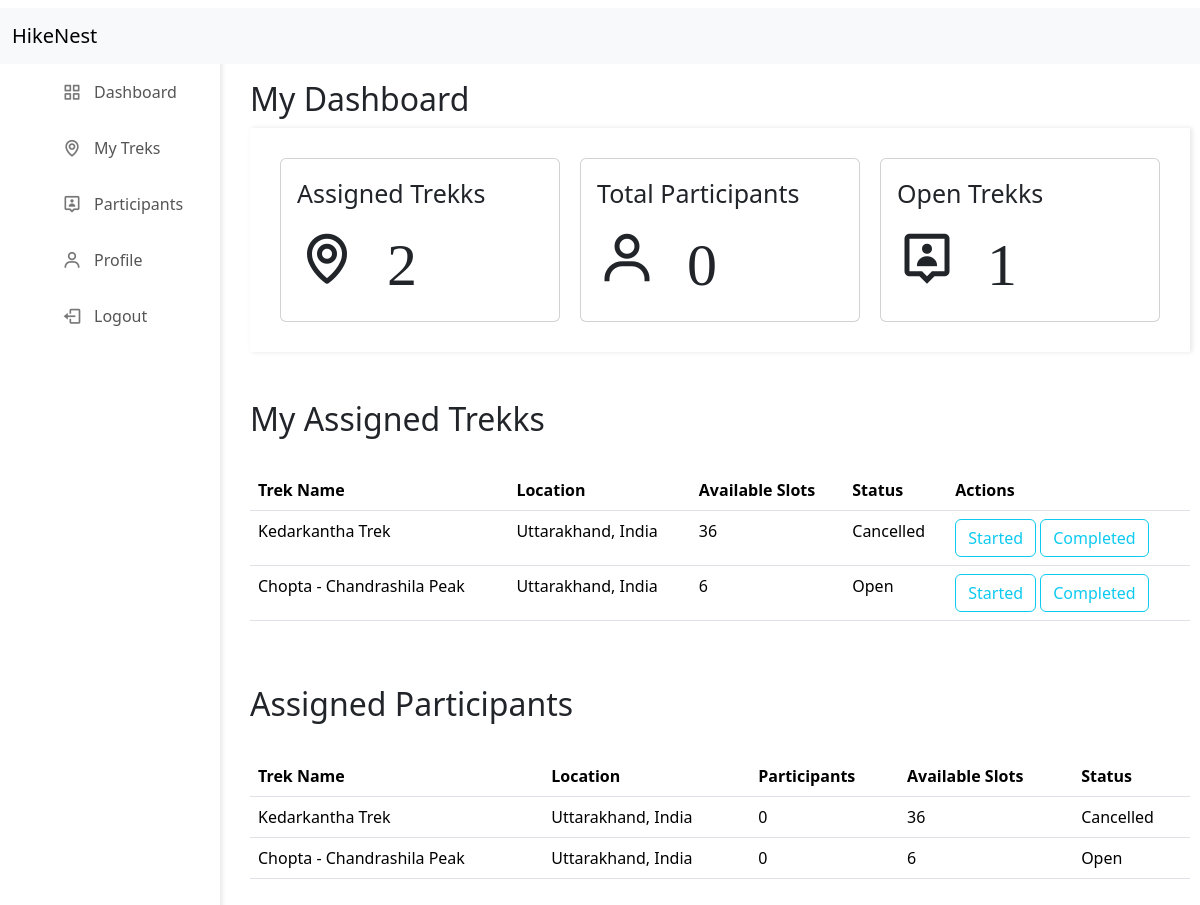
Screenshot of /staff_dashboard/3 (signed in) with the database file from the repository.
### application/models.py (models this page shows)
class Trek(db.Model):
    __tablename__ = 'trek'
    id = db.Column(db.Integer(), primary_key = True, autoincrement = True)
    trek_name = db.Column(db.String(),  nullable = False)
    location = db.Column(db.String(),  nullable = False)
    difficulty = db.Column(db.String(),  nullable = False)
    duration = db.Column(db.String(),  nullable = False)
    available_slots = db.Column(db.Integer(),  nullable = False)
    assigned_staff_id = db.Column(db.Integer(), db.ForeignKey('staff.id'),  nullable = False)
    start_date = db.Column(db.Date(),  nullable = False)
    end_date = db.Column(db.Date(),  nullable = False)
    status = db.Column(db.String(),  nullable = False)
    description = db.Column(db.String(),  nullable = False)
    bookings = db.relationship("Booking", backref = "trek")

### application/controllers.py (the view)
@app.route("/staff_dashboard/<int:staff_id>")
def staff_dashboard(staff_id):
    this_staff = Staff.query.filter_by(id = staff_id).first()
    assigned_trek = Trek.query.filter_by(assigned_staff_id = staff_id).all()
    total_trek = len(Trek.query.filter_by(assigned_staff_id = staff_id).all())
    open_trek = len(Trek.query.filter_by(assigned_staff_id = staff_id, status = 'Open').all())
    total_bookings = len(Booking.query.join(Trek).filter(Trek.assigned_staff_id == staff_id, Booking.status == 'Booked').all())
    trek_participants = {}
    for trek in assigned_trek:
        count = Booking.query.filter_by(
            trek_id=trek.id,
            status="Booked"
        ).count()
        trek_participants[trek.id] = count
    return render_template("staff_dashboard.html" ,this_staff = this_staff, assigned_trek = assigned_trek, total_trek = total_trek, open_trek = open_trek,total_bookings = total_bookings, trek_participants = trek_participants)

### templates/staff_dashboard.html (shortened to what this page needs)
<!DOCTYPE html>
<html>
    <head>
        <link rel="stylesheet" href="/static/dashboard.css">
        <link href="https://cdn.jsdelivr.net/npm/bootstrap@5.3.8/dist/css/bootstrap.min.css" rel="stylesheet">
        <link rel="stylesheet" href="https://cdn.jsdelivr.net/npm/boxicons@latest/css/boxicons.min.css">
    </head>
    <body>
        <div class="sidebar">
            <ul class="nav-links">
                <li><a href="/staff_dashboard/{{this_staff.id}}"><i class="bx bx-grid-alt"></i> Dashboard</a></li>
                <li><a href="/staff_trek/{{this_staff.id}}"><i class="bx bx-map"></i>My Treks</a></li>
                <li><a href="/staff_participants/{{this_staff.id}}"><i class="bx bx-user-pin"></i>Participants</a></li>
                <li><a href="/staff_profile/{{this_staff.id}}"><i class="bx bx-user"></i>Profile</a></li>
                <li><a href="/logout" class="logout"><i class="bx bx-log-out"></i> Logout</a></li>
            </ul>
        </div>
        <div class="navbar" style = "position : fixed; ">
            <nav class="navbar bg-body-tertiary" >
                <div class="container-fluid">
                    <a class="navbar-brand">HikeNest</a>
                </div>
            </nav>
        </div>
        <div class = "canvas" >
            <h2>My Dashboard</h2>
            <div class = "content"  >
                <a href="/staff_trek/{{this_staff.id}}">
                <div class="card" >
                    <div class="card-body">
                        <p class="card-text" >Assigned Trekks</p>
                        <i class="bx bx-map"><p>{{total_trek}}</p></i>
                    </div>
                </div>
                </a>
                <a href="/staff_participants/{{this_staff.id}}">
                <div class="card" >
                    <div class="card-body">
                        <p class="card-text">Total Participants</p>
                        <i class="bx bx-user"><p>{{total_bookings}}</p></i>
                    </div>
                </div>
                </a>
                <a href="/staff_trek/{{this_staff.id}}">
                <div class="card" >
                    <div class="card-body">
                        <p class="card-text">Open Trekks</p>
                        <i class="bx bx-user-pin"><p>{{open_trek}}</p></i>
                    </div>
                </div>
                </a>
            </div><br><br>
            <h2>My Assigned Trekks</h2><br>
            <div class = "table">
                <table class="table table-hover" >
                    <thead>
                        <tr>
                            <th scope="row">Trek Name</th>
                            <th scope="row">Location</th>
                            <th scope="row">Available Slots</th>
                            <th scope="row">Status</th>
                            <th scope="row">Actions</th>
                        </tr>
                    </thead>
                    <tbody>
                        {% if assigned_trek %}
                            {% for trek in assigned_trek %}
                            <tr>
                                <td>{{trek.trek_name}}</td>
                                <td>{{trek.location}}</td>
                                <td>{{trek.available_slots}}</td>
                                <td>{{trek.status}}</td>
                                <td><a href = "/trek_started/{{this_staff.id}}/{{trek.id}}" class="btn btn-outline-info">Started</a>
                                    <a href = "/trek_completed/{{this_staff.id}}/{{trek.id}}" class="btn btn-outline-info">Completed</a></td>
                            </tr>
                            {% endfor %}
                        {% else %}
                        <tr>
                            <td colspan="9" class="text-center">
                                There is no data.
                            </td>
                        </tr>
                        {% endif %}
                    </tbody>
                </table>
            </div><br><br>
            <h2>Assigned Participants</h2><br>
            <div class = "table">
                <table class="table table-hover" >
                    <thead>
                        <tr>
                            <th scope="row">Trek Name</th>
                            <th scope="row">Location</th>
                            <th scope="row">Participants</th>
                            <th scope="row">Available Slots</th>
                            <th scope="row">Status</th>
                        </tr>
                    </thead>
                    <tbody>
                        {% if assigned_trek %}
                            {% for trek in assigned_trek %}
                            <tr>
                                <td>{{trek.trek_name}}</td>
                                <td>{{trek.location}}</td>
                                <td>{{trek_participants[trek.id]}}</td>
                                <td>{{trek.available_slots }}</td>
                                <td>{{trek.status}}</td>
                            </tr>
                            {% endfor %}
                        {% else %}
                        <tr>
                            <td colspan="9" class="text-center">
                                There is no data.
                            </td>
                        </tr>
                        {% endif %}
                    </tbody>
                </table>
            </div>
        </div>
    </body>
</html>

### static/dashboard.css (style rules this page uses)
* { margin: 0; padding: 0; box-sizing: border-box; }
body { background-color: #f4f5f7; }
.sidebar { margin-top: 50px; position: fixed; top: 0; left: 0; height: 100%; width: 220px; background-color: #ffffff; box-shadow: 2px 0px 5px rgba(0,0,0,0.1); padding: 20px; }
.nav-links { list-style: none; }
.nav-links li { margin-bottom: 12px; }
.nav-links li a { display: flex; align-items: center; text-decoration: none; color: #555555; font-size: 16px; padding: 10px; border-radius: 6px; }
.nav-links li a i { font-size: 20px; margin-right: 12px; color: #777777; }
.navbar { top: 0; margin-top: 0px; width: 100%; position:fixed; text-decoration: none; }
.canvas { overflow: auto; margin-left: 240px; margin-top: 70px; margin-right: 20px; padding: 10px; width:calc(100% - 240px); height:calc(100vh - 70px); }
.content { font-size: 25px; padding: 30px; gap: 20px; width: 100%; margin-top: 10px; text-decoration: none; display: flex; width: 100%; box-shadow: 2px 0px 5px rgba(0,0,0,0.1); }
.card { width:100%; }
.content a { text-decoration: none; flex:1; min-width:220px; max-width:320px; }
.content a i { display: flex; gap: 30px; font-size: 60px; }

### rows the page displays
Trek: trek_name "Kedarkantha Trek", location "Uttarakhand, India", available_slots "36", status "Cancelled", trek_participants "0"
Trek: trek_name "Chopta - Chandrashila Peak", location "Uttarakhand, India", available_slots "6", status "Open", trek_participants "0"

### other values shown
{{ total_trek }} "2"
{{ total_bookings }} "0"
{{ open_trek }} "1"
